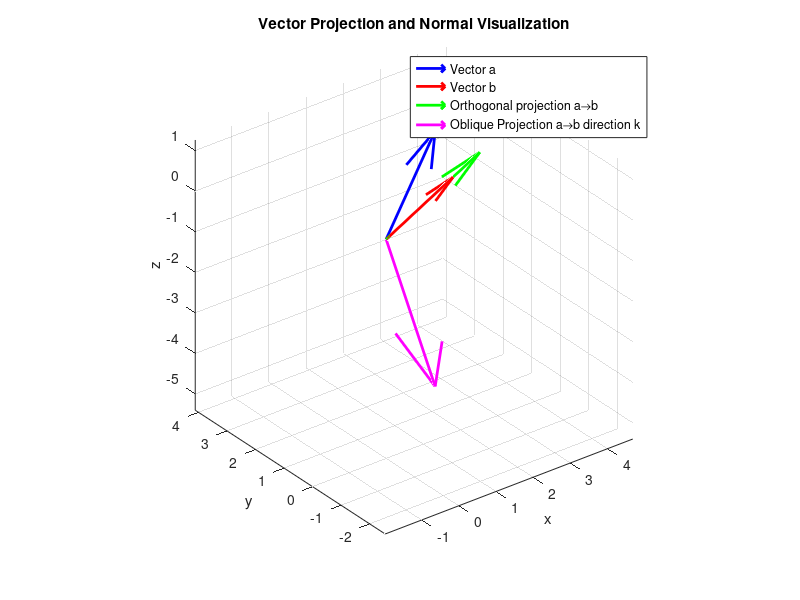

MATLAB code to generate this figure: (Note: this script raises an error after producing the figure.)
%INS
%% ---------------------------------------------------------------
%  Avionics Navigation Systems Visualizer
%  Author: Abdulla Sadoun
%  Course: ENGR 6461 / AERO 482
%  Ref: Rodrigues - Fundamentals of Avionics Navigation Systems (Ch.1–5)
%% ---------------------------------------------------------------

clear; clc; close all;

%% SECTION 1 — VECTOR PROJECTIONS & NORMALS  (Ch. 2.3.1)
disp('--- Vector Projection Demo ---');

% Define two arbitrary vectors in 3D
a = [3 2 1];
b = [2 0 1];

% Orthogonal projection of a onto b
proj_ab = (dot(a,b)/norm(b)^2) * b;

% Oblique projection example (projection along a direction not ⟂ plane)
k = [0 0 1]; % direction of projection (oblique)
proj_oblique = a - ((dot(a,b)/dot(b,k))*k);
fprintf('Oblique projection: [%g %g %g]\n', proj_oblique);

% Normal to the plane defined by a and b
n = cross(a,b)/norm(cross(a,b));


fprintf('Orthogonal projection: [%g %g %g]\n',proj_ab);
fprintf('Plane normal: [%g %g %g]\n',n);

% Plot (Orthogonal Projection)
figure('Name','Vector Projections');
quiver3(0,0,0,a(1),a(2),a(3),'b','LineWidth',2); hold on;
quiver3(0,0,0,b(1),b(2),b(3),'r','LineWidth',2);
quiver3(0,0,0,proj_ab(1),proj_ab(2),proj_ab(3),'g','LineWidth',2);
quiver3(0,0,0,proj_oblique(1),proj_oblique(2),proj_oblique(3),'m','LineWidth',2);
legend('Vector a','Vector b','Orthogonal projection a→b','Oblique Projection a→b direction k');
axis equal; grid on; xlabel('x'); ylabel('y'); zlabel('z');
title('Vector Projection and Normal Visualization');





%% SECTION 2 — SPHERICAL EARTH DISTANCE (Ch. 1.4)
disp('--- Great-Circle Distance Demo ---');

Re = 6371; % km
phi1 = deg2rad(44.67);  % Halifax latitude
lam1 = deg2rad(-63.58);
phi2 = deg2rad(28.61);  % New Delhi latitude
lam2 = deg2rad(77.21);

% Great-circle central angle
c = acos(sin(phi1)*sin(phi2) + cos(phi1)*cos(phi2)*cos(lam2-lam1));
gc_distance = Re * c;
fprintf('Great-circle distance: %.1f km\n', gc_distance);

% Plot great circle on a globe
figure('Name','Great Circle Visualization');
axesm('globe'); axis off; gridm on; 
plot3m([rad2deg(phi1) rad2deg(phi2)], [rad2deg(lam1) rad2deg(lam2)], [0 0], 'r','LineWidth',2);
title('Great Circle Path (Halifax–New Delhi)');
view(45,30);


%% SECTION 3 — ELLIPSOIDAL DISTANCE (optional refinement)
disp('--- Ellipsoidal Earth Distance (Vincenty approx.) ---');

a_ell = 6378.137; f = 1/298.257223563; b_ell = a_ell*(1-f);
% Use MATLAB Mapping Toolbox if available
if exist('distance','file')
    dist_deg = distance('gc', rad2deg(phi1), rad2deg(lam1), rad2deg(phi2), rad2deg(lam2));
    dist_km = deg2km(dist_deg);
    fprintf('Ellipsoidal great-circle distance (MATLAB): %.1f km\n', dist_km);
end


%% SECTION 4 — INS SENSOR ERROR VISUALIZATION (Ch. 4–5)
disp('--- INS Accelerometer / Gyro Error Propagation ---');

t = 0:0.1:100; % seconds
bias_accel = 50e-6; % 50 micro-g (in g's)
bias_gyro = 0.01 * pi/180; % 0.01 deg/s
vel_error = bias_accel * 9.80665 * t; % velocity error m/s
att_error = bias_gyro * t * (180/pi); % attitude drift deg

figure('Name','INS Error Growth');
subplot(2,1,1);
plot(t, vel_error); grid on; xlabel('Time [s]'); ylabel('Δv [m/s]');
title('Accelerometer Bias → Velocity Error Growth');
subplot(2,1,2);
plot(t, att_error); grid on; xlabel('Time [s]'); ylabel('Attitude Drift [deg]');
title('Gyro Bias → Attitude Drift');


%% SECTION 5 — ORTHOGONALITY CHECK (any 3 basis vectors)
disp('--- Orthogonality Check ---');

E = [1 0 0; 0 1 0; 0 0 1]; % ENU example (identity)
isOrthogonal = norm(E*E' - eye(3)) < 1e-10;
fprintf('Is transformation orthogonal? %d\n', isOrthogonal);

disp('Visualization complete ✅');
